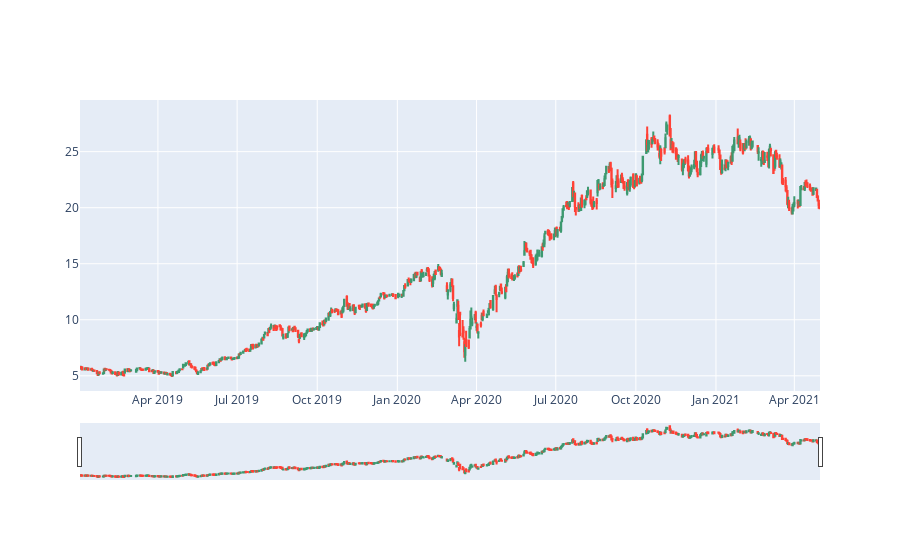

The code cell stored with this chart in its notebook:
### Code cell
plotHistorico(MagazineLuiza)

### Figure 1 — Plotly figure (JSON) as saved in the notebook; plotly's stock layout.template omitted (floating-point values rounded to 4 significant figures; data arrays with more than 128 entries replaced by an {"elided": "..."} marker saying what was removed)
{"data": [{"close": {"elided": "573 float values"}, "high": {"elided": "573 float values"}, "low": {"elided": "573 float values"}, "open": {"elided": "573 float values"}, "type": "candlestick", "x": {"elided": "573 str values"}}], "layout": {}}
